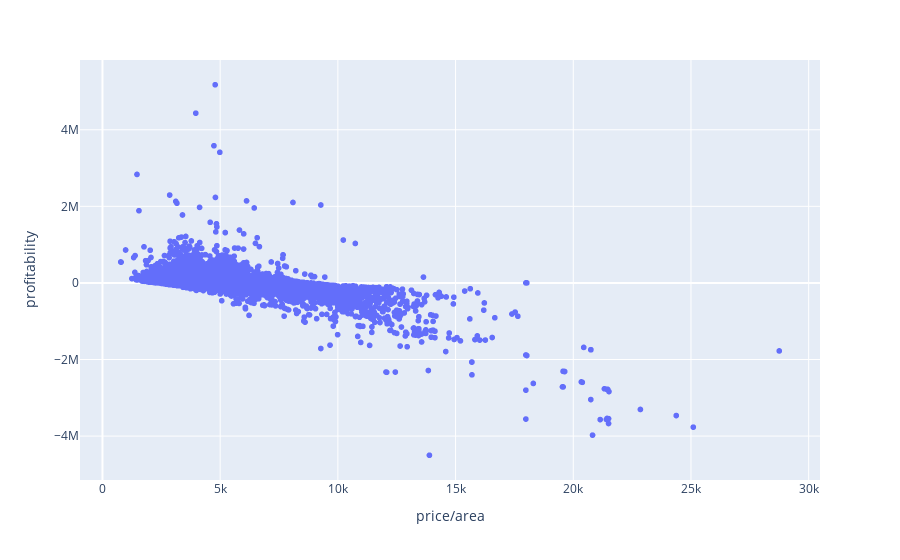

The notebook cell saved with this chart:
### Code cell
useful_df.plot.scatter('price/area','profitability')

### Figure 1 — Plotly figure (JSON) as saved in the notebook; plotly's stock layout.template omitted (floating-point values rounded to 4 significant figures; data arrays with more than 128 entries replaced by an {"elided": "..."} marker saying what was removed)
{"data": [{"hovertemplate": "price/area=%{x}<br>profitability=%{y}<extra></extra>", "legendgroup": "", "marker": {"color": "#636efa", "symbol": "circle"}, "mode": "markers", "name": "", "showlegend": false, "type": "scattergl", "x": {"elided": "8590 float values"}, "xaxis": "x", "y": {"elided": "8590 float values"}, "yaxis": "y"}], "layout": {"legend": {"tracegroupgap": 0}, "margin": {"t": 60}, "xaxis": {"anchor": "y", "domain": [0, 1], "title": {"text": "price/area"}}, "yaxis": {"anchor": "x", "domain": [0, 1], "title": {"text": "profitability"}}}}
